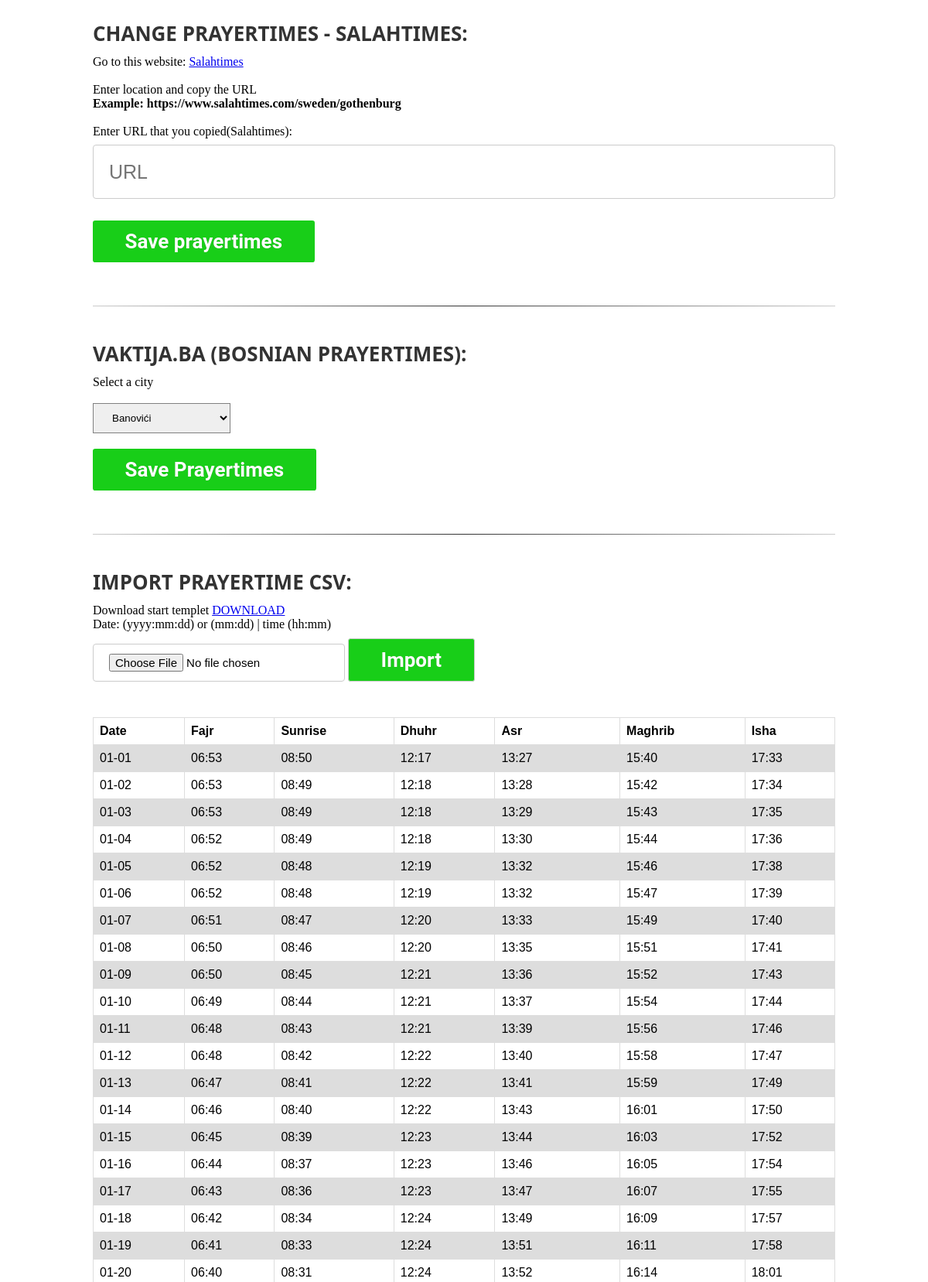
The app's page /prayertime (upper part) with its own data.
### tables this page shows
CREATE TABLE prayertimes (date text, fajr text, sunrise text, dhuhr text, asr text, maghrib text, isha text);

### app.py (the view)
@app.route( '/prayertime' )
def prayertimes():
    conn = sqlite3.connect("database.db")
    c = conn.cursor()
    c.execute("""select * from prayertimes""")
    prayertimes = c.fetchall()
    return render_template( 'time.html', prayertimes = prayertimes )

### templates/time.html (shortened to what this page needs)
{% extends 'layout/layout.html' %}
{% block content %}
<div class="container_padding">
    <h1 class="title left">Change prayertimes - Salahtimes:</h1>
    <p>Go to this website: <a href="https://www.salahtimes.com/countries" target="_blank">Salahtimes</a></p><br>
    <p>Enter location and copy the URL <br><b>Example: https://www.salahtimes.com/sweden/gothenburg</b></p><br>
    <label for="salahtimes_url">Enter URL that you copied(Salahtimes):</label>
    <input type="text" id="salahtimes_url" required  name="salahtimes_url" placeholder="URL">
    <button  id="save_prayertime" class="save" style="display:block; margin: 20px 0px;"  >Save prayertimes</button><br><br><hr><br>
    <h1 class="title left">Vaktija.ba (Bosnian prayertimes):</h1>
    <p>Select a city <br><br>
    <select class="select" name="city" id="city">
        <option value=0>Banovići</option>
    </select>
    <button  id="save_prayertime2" class="save" style="display:block; margin: 20px 0px;" >Save Prayertimes</button>
    <br><br><hr><br>
    <form action="/import/prayertime" method="POST" enctype="multipart/form-data">
        <h1 class="title left">Import prayertime CSV:</h1>
        <p>Download start templet <a href="./static/upload/start_template.csv" target="_blank">DOWNLOAD</a></p>
        <p>Date: (yyyy:mm:dd) or (mm:dd) | time (hh:mm) </p>
        <input  style=" font-size:15px; height: auto !important; width: auto !important;" required type="file"  accept=".csv" id="csv"   name="csv" >
        <input type="submit" class="save"  value="Import"><br><br><br>
    </form>
    <table>
        <tr>
        <th>Date</th>
        <th>Fajr</th>
        <th>Sunrise</th>
        <th>Dhuhr</th>
        <th>Asr</th>
        <th>Maghrib</th>
        <th>Isha</th>
        </tr>
        {% for x in prayertimes%}
        <tr>
        <td>{{x[0]}}</td>
        <td>{{x[1]}}</td>
        <td>{{x[2]}}</td>
        <td>{{x[3]}}</td>
        <td>{{x[4]}}</td>
        <td>{{x[5]}}</td>
        <td>{{x[6]}}</td>
        </tr>
        {% endfor %}
    </table>
</div>
{% endblock %}

### static/css/styles.css (style rules this page uses)
* { margin: 0; padding: 0; border: 0; outline: 0; box-sizing: border-box; }
.title { text-align: center; font-family: 'Segoe UI', Tahoma, Geneva, Verdana, sans-serif; margin: 25px 0px 10px 0px; color:#333; text-transform: uppercase; font-size: 26px; }
.save { cursor: pointer; width: auto !important; height: auto !important; background-color: rgb(24, 206, 24); display:inline-block; color: white !important; padding:0.46em 1.6em; margin: 1% auto 1% auto; border-radius:0.12em; font-size: 26px; box-sizing: border-box; text-decoration:none; font-family:'Roboto',sans-serif; font-weight:700; color:#242424; text-shadow: 0 0.004em 0.004em rgba(0,0,0,0.35); transition: all 0.6s; }
table { font-family: arial, sans-serif; border-collapse: collapse; width: 100%; }
td, th { border: 1px solid #dddddd; text-align: left; padding: 8px; }
tr:nth-child(even) { background-color: #dddddd; }
.left { text-align: left !important; }
hr { border: 0; height: 1px;background: #333;background-image: linear-gradient(to right, #ccc, #333, #ccc); }
input { width: 100%; height:70px; padding: 12px 20px; margin: 8px 0; display: inline-block; border: 1px solid #ccc; border-radius: 4px; box-sizing: border-box; font-size: 25px; }
.select { padding: 10px 20px; border: 1px solid grey; }
@media only screen and (min-width: 1000px) { .container_padding { padding-right: 10%; padding-left: 10%; margin-right: auto !important; margin-left: auto; } }

### records on screen
prayertimes: date "01-01", fajr "06:53", sunrise "08:50", dhuhr "12:17", asr "13:27", maghrib "15:40", isha "17:33"
prayertimes: date "01-02", fajr "06:53", sunrise "08:49", dhuhr "12:18", asr "13:28", maghrib "15:42", isha "17:34"
prayertimes: date "01-03", fajr "06:53", sunrise "08:49", dhuhr "12:18", asr "13:29", maghrib "15:43", isha "17:35"
prayertimes: date "01-04", fajr "06:52", sunrise "08:49", dhuhr "12:18", asr "13:30", maghrib "15:44", isha "17:36"
prayertimes: date "01-05", fajr "06:52", sunrise "08:48", dhuhr "12:19", asr "13:32", maghrib "15:46", isha "17:38"
prayertimes: date "01-06", fajr "06:52", sunrise "08:48", dhuhr "12:19", asr "13:32", maghrib "15:47", isha "17:39"
prayertimes: date "01-07", fajr "06:51", sunrise "08:47", dhuhr "12:20", asr "13:33", maghrib "15:49", isha "17:40"
prayertimes: date "01-08", fajr "06:50", sunrise "08:46", dhuhr "12:20", asr "13:35", maghrib "15:51", isha "17:41"
prayertimes: date "01-09", fajr "06:50", sunrise "08:45", dhuhr "12:21", asr "13:36", maghrib "15:52", isha "17:43"
prayertimes: date "01-10", fajr "06:49", sunrise "08:44", dhuhr "12:21", asr "13:37", maghrib "15:54", isha "17:44"
prayertimes: date "01-11", fajr "06:48", sunrise "08:43", dhuhr "12:21", asr "13:39", maghrib "15:56", isha "17:46"
prayertimes: date "01-12", fajr "06:48", sunrise "08:42", dhuhr "12:22", asr "13:40", maghrib "15:58", isha "17:47"
prayertimes: date "01-13", fajr "06:47", sunrise "08:41", dhuhr "12:22", asr "13:41", maghrib "15:59", isha "17:49"
prayertimes: date "01-14", fajr "06:46", sunrise "08:40", dhuhr "12:22", asr "13:43", maghrib "16:01", isha "17:50"
prayertimes: date "01-15", fajr "06:45", sunrise "08:39", dhuhr "12:23", asr "13:44", maghrib "16:03", isha "17:52"
prayertimes: date "01-16", fajr "06:44", sunrise "08:37", dhuhr "12:23", asr "13:46", maghrib "16:05", isha "17:54"
prayertimes: date "01-17", fajr "06:43", sunrise "08:36", dhuhr "12:23", asr "13:47", maghrib "16:07", isha "17:55"
prayertimes: date "01-18", fajr "06:42", sunrise "08:34", dhuhr "12:24", asr "13:49", maghrib "16:09", isha "17:57"
prayertimes: date "01-19", fajr "06:41", sunrise "08:33", dhuhr "12:24", asr "13:51", maghrib "16:11", isha "17:58"
prayertimes: date "01-20", fajr "06:40", sunrise "08:31", dhuhr "12:24", asr "13:52", maghrib "16:14", isha "18:01"
